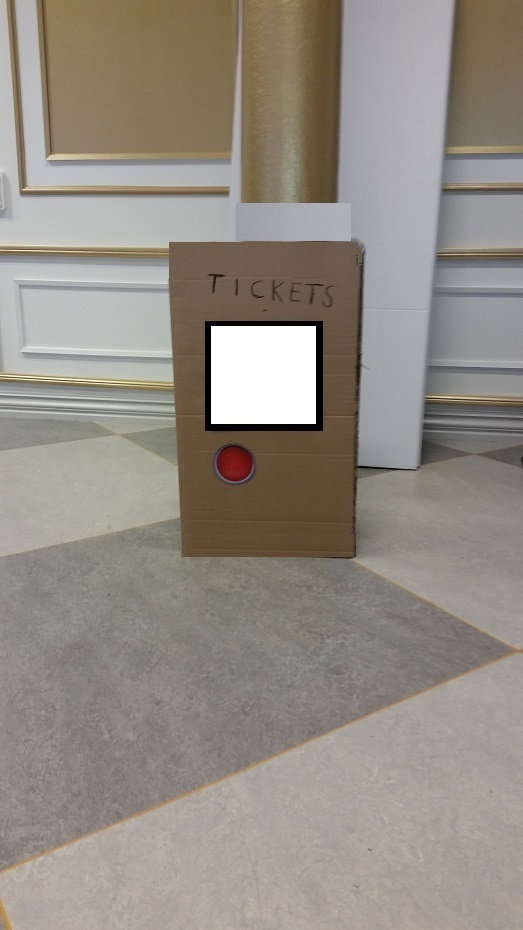
#> input picture swearc_Code/qro.jpg, 523 x 930 px, found by its file name
$ python button.py   (Python 2 division)
#> lines starting #> are read from the running program, lines starting #| are printed output that depends on the picture; after the words box and inside, x2 and y2 are one past the last pixel; in counts of white or black regions, pixels touching at a corner belong together
import numpy as np
import argparse
import cv2


def button_detect(image):
    boundaries = [([17,15,100],[50,56,200])]

    for (lower,upper) in boundaries:
        lower = np.array(lower,dtype="uint8")
        upper = np.array(upper,dtype="uint8")

        mask = cv2.inRange(image,lower,upper)
        output = cv2.bitwise_and(image,image,mask=mask)

        cv2.imshow("images",np.hstack([image,output]))
        cv2.waitKey(0)

img = cv2.imread('qro.jpg',1)
#> img is the input picture: shape (930, 523, 3); mean B, G, R 132.4, 140.7, 147.9
button_detect(img)
#> the loop in button_detect, `for (lower,upper) in boundaries:` made 1 pass
#> pass 1, in button_detect, `mask = cv2.inRange(image,lower,upper)`:
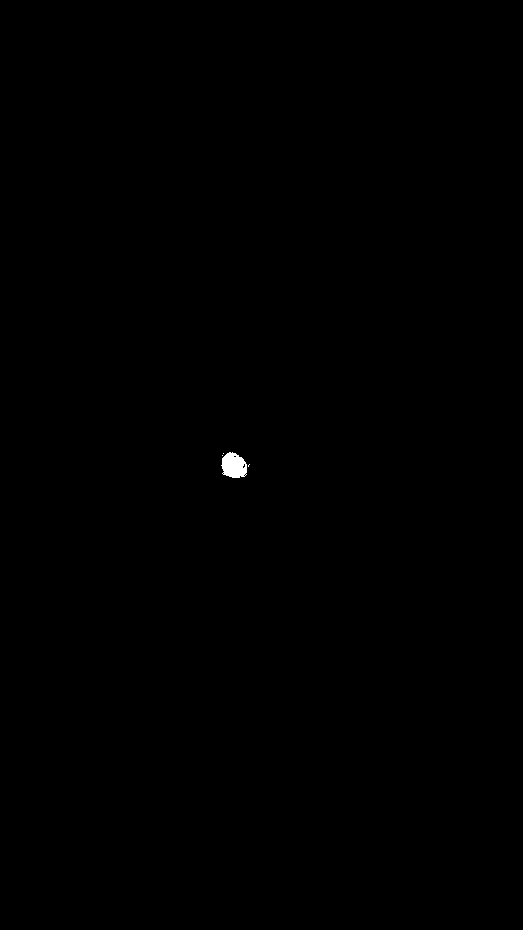
#> mask: shape (930, 523); 0.11% white; 4 white regions (3 under 20 px), largest, box (x1, y1, x2, y2) and area: (221, 452, 247, 478) 509
#> pass 1, in button_detect, `cv2.imshow("images",np.hstack([image,output]))`:
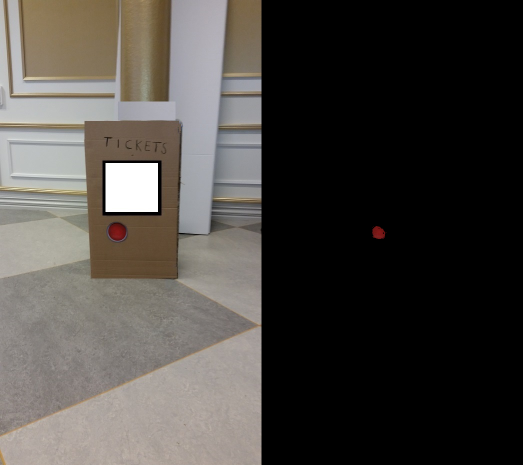
#> window 'images': shape (930, 1046, 3) (shown at 1/2 size); mean B, G, R 66.2, 70.4, 74
print 'Button Detceted'
